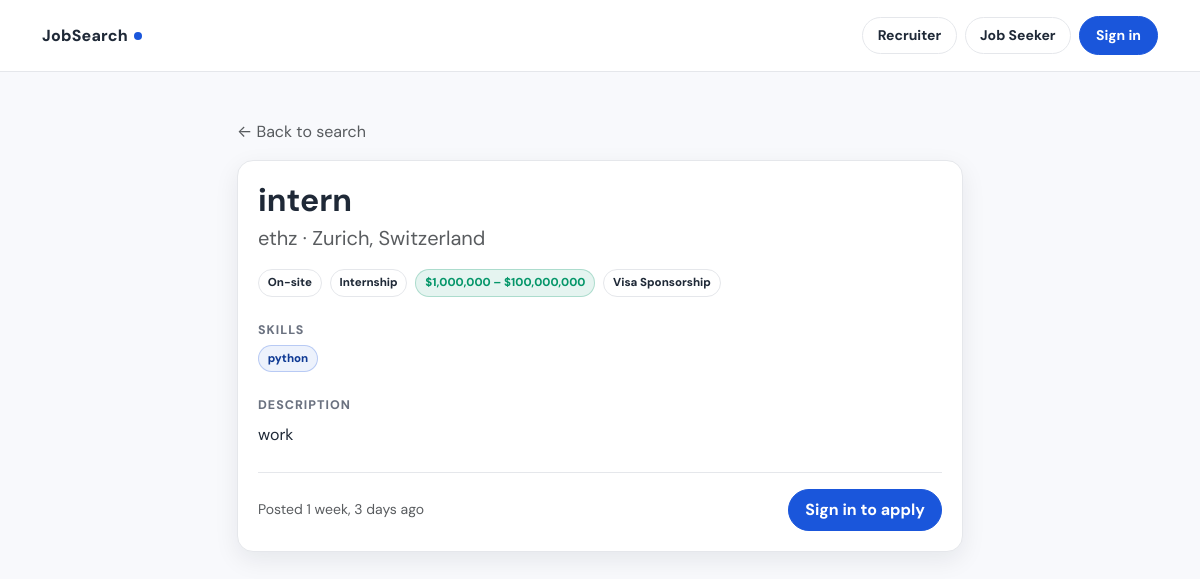
The app's page /jobs/2/ with its own data.
### jobs/models.py (models this page shows, shortened)
class JobPosting(models.Model):
    class JobType(models.TextChoices):
        REMOTE = "remote", "Remote"
        ONSITE = "onsite", "On-site"
        HYBRID = "hybrid", "Hybrid"
    class ExperienceLevel(models.TextChoices):
        ENTRY = "entry", "Entry Level"
        MID = "mid", "Mid Level"
        SENIOR = "senior", "Senior Level"
        INTERN = "intern", "Internship"
    recruiter = models.ForeignKey(
        CustomUser, on_delete=models.CASCADE, related_name="job_postings"
    )
    title = models.CharField(max_length=200)
    company = models.CharField(max_length=200)
    description = models.TextField()
    skills = models.TextField(blank=True, help_text="Comma-separated skills")
    location = models.CharField(max_length=200, blank=True)
    latitude = models.FloatField(null=True, blank=True)
    longitude = models.FloatField(null=True, blank=True)
    job_type = models.CharField(
        max_length=20, choices=JobType.choices, default=JobType.ONSITE
    )
    experience_level = models.CharField(
        max_length=20, choices=ExperienceLevel.choices, default=ExperienceLevel.ENTRY
    )
    salary_min = models.PositiveIntegerField(null=True, blank=True)
    salary_max = models.PositiveIntegerField(null=True, blank=True)
    visa_sponsorship = models.BooleanField(default=False)
    is_active = models.BooleanField(default=True)
    created_at = models.DateTimeField(auto_now_add=True)
    updated_at = models.DateTimeField(auto_now=True)
    class Meta:
        ordering = ["-created_at"]
    def skills_list(self):
        return [s.strip() for s in self.skills.split(",") if s.strip()]
    def salary_display(self):
        if self.salary_min and self.salary_max:
            return f"${self.salary_min:,} – ${self.salary_max:,}"
        elif self.salary_min:
            return f"From ${self.salary_min:,}"
        elif self.salary_max:
            return f"Up to ${self.salary_max:,}"
        return "Not specified"

### jobs/views.py (the view)
# urls.py: path("jobs/<int:pk>/", views.job_detail, name="job_detail"),
def job_detail(request, pk):
    job = get_object_or_404(JobPosting, pk=pk)
    already_applied = False
    profile_complete = True
    if request.user.is_authenticated and request.user.is_job_seeker():
        already_applied = Application.objects.filter(job=job, applicant=request.user).exists()
        profile, _ = JobSeekerProfile.objects.get_or_create(user=request.user)
        profile_complete = profile.is_complete()
    return render(request, "jobs/job_detail.html", {
        "job": job, "already_applied": already_applied, "profile_complete": profile_complete,
    })

### jobs/templates/jobs/job_detail.html (shortened to what this page needs)
{% extends "jobs/base.html" %}
{% block content %}
<div class="container py-5" style="max-width: 750px;">
  <a href="{% url 'job_list' %}" class="text-decoration-none text-muted d-inline-flex align-items-center gap-1 mb-3">
    ← Back to search
  </a>
  <div class="js-card" style="box-shadow:var(--shadow-md);">
    <div class="d-flex justify-content-between align-items-start mb-3">
      <div>
        <h2 class="fw-bold mb-1">{{ job.title }}</h2>
        <p class="text-muted fs-5 mb-0">{{ job.company }} · {{ job.location|default:"Not specified" }}</p>
      </div>
    </div>
    <div class="d-flex gap-2 mb-4 flex-wrap">
      <span class="js-badge js-badge-brand">{{ job.get_job_type_display }}</span>
      <span class="js-badge js-badge-muted">{{ job.get_experience_level_display }}</span>
      <span class="js-badge js-badge-success">{{ job.salary_display }}</span>
      {% if job.visa_sponsorship %}
        <span class="js-badge js-badge-info">Visa Sponsorship</span>
      {% endif %}
    </div>
    <div class="section-label">Skills</div>
    <div class="mb-4 d-flex flex-wrap gap-1">
      {% for skill in job.skills_list %}
        <span class="js-badge js-badge-skill">{{ skill }}</span>
      {% endfor %}
    </div>
    <div class="section-label">Description</div>
    <div class="mb-4" style="line-height:1.7;">
      {{ job.description|linebreaks }}
    </div>
    <div class="d-flex justify-content-between align-items-center pt-3" style="border-top:1px solid var(--border);">
      <span class="text-muted small">Posted {{ job.created_at|timesince }} ago</span>
      {% if user.is_authenticated and user.is_job_seeker %}
        {% if already_applied %}
          <span class="js-badge js-badge-success" style="font-size:.85rem;padding:8px 16px;">
            ✓ Applied
          </span>
        {% else %}
          <a href="{% url 'apply_to_job' job.pk %}" class="btn btn-brand">
            Apply Now
          </a>
        {% endif %}
      {% elif not user.is_authenticated %}
        <a href="{% url 'login' %}" class="btn btn-brand">Sign in to apply</a>
      {% endif %}
    </div>
  </div>
</div>
{% endblock %}

### jobs/templates/jobs/base.html (style rules this page uses)
:root { --brand: #1a56db; --brand-light: #e8effc; --brand-dark: #0f3a94; --surface: #f8f9fc; --card: #ffffff; --border: #e5e7eb; --text: #1f2937; --text-muted: #6b7280; --success: #059669; --danger: #dc2626; --warning: #d97706; --info: #0891b2; --shadow-sm: 0 1px 2px rgba(0,0,0,.05); --shadow-md: 0 8px 24px rgba(17,24,39,.08); }
body { font-family: "DM Sans", system-ui, -apple-system, Segoe UI, Roboto, Arial, sans-serif; background: var(--surface); color: var(--text); }
.btn-brand { background: var(--brand); color: white; border: 1px solid var(--brand); border-radius: 999px; font-weight: 700; padding: .5rem 1rem; }
.js-card { background: var(--card); border: 1px solid var(--border); border-radius: 16px; padding: 1.25rem; box-shadow: var(--shadow-sm); }
.section-label { font-size: .78rem; font-weight: 800; color: var(--text-muted); text-transform: uppercase; letter-spacing: .08em; margin-bottom: .35rem; }
.js-badge { display: inline-flex; align-items: center; gap: .25rem; padding: .25rem .55rem; border-radius: 999px; font-size: .72rem; font-weight: 800; border: 1px solid var(--border); background: white; color: var(--text); }
.js-badge-skill { border-color: rgba(26,86,219,.25); background: rgba(26,86,219,.08); color: var(--brand-dark); }
.js-badge-success { border-color: rgba(5,150,105,.25); background: rgba(5,150,105,.10); color: var(--success); }

### records on screen
JobPosting: title "intern", company "ethz", location "Zurich, Switzerland", job_type "On-site", experience_level "Internship", salary_display "$1,000,000 – $100,000,000", skills_list "python", description "work", created_at "1 week, 3 days"
